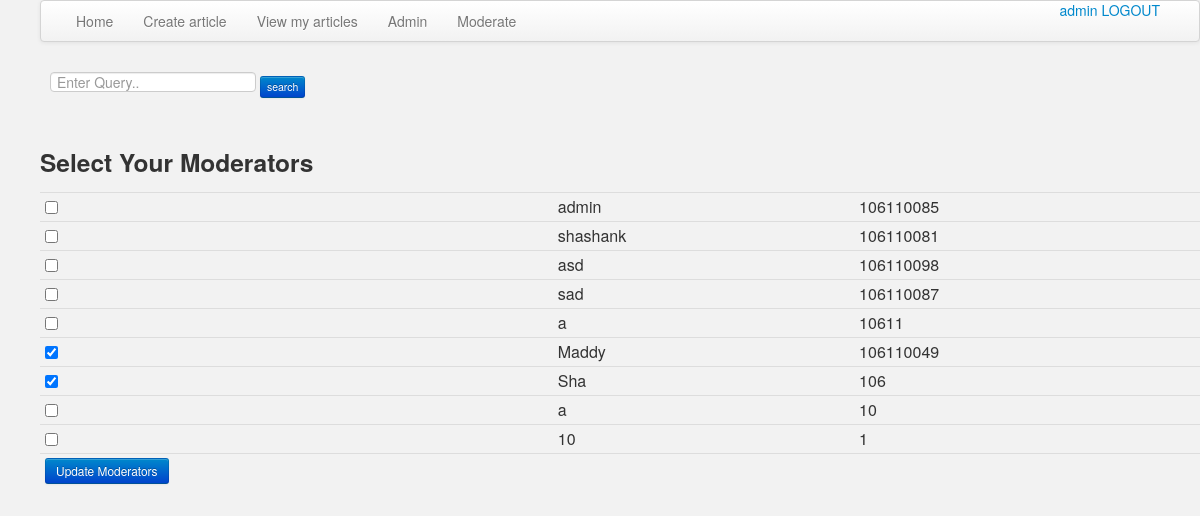
The page /magazine/edit.php?mode=admin (signed in) on the database its author committed.
### tables this page shows
CREATE TABLE IF NOT EXISTS `users` (
  `id` int(11) NOT NULL AUTO_INCREMENT,
  `name` varchar(30) NOT NULL,
  `email` varchar(30) NOT NULL,
  `roll` int(11) NOT NULL,
  `permissions` int(11) NOT NULL,
  `password` varchar(30) NOT NULL,
  PRIMARY KEY (`id`)
);

### magazine/edit.php (the view, shortened to what this page needs)
<link rel='stylesheet' type="text/css" href='css/styles.css'/>
<link rel='stylesheet' type='text/css' href='bootstrap/bootstrap/css/bootstrap.css'/>
<?php
include('header.php');
include('menu.php');
include('searchform.php');
function edit_admin()
{
    echo "<h3>Select Your Moderators</h3>";
    $sql=mysql_query("SELECT *FROM users");
    echo "<table class='table table-condensed'><form action='edit.php' method='post'>";
    while($row=mysql_fetch_array($sql))
    {
        if($row['permissions']==2)
            $val='checked=\'checked\'';
        else $val='';
        echo "<tr><td><input type='checkbox'".$val." name='user[]' value='".$row['id']."'/></td><td>" .$row["name"]."</td><td>".$row['roll']."</td>";
    }
    echo "<tr><td><input type='submit' class='btn btn-small btn-primary' onclick='return disp_confirm()' value='Update Moderators'/></td><td></td><td></td></tr>";
    echo '</table></form>';
}
if(isset($_GET['mode']) && $_GET['mode']==1)
{
    delete_articles();
}
else if(isset($_GET['mode']) && $_GET['mode']=='admin')
{
    if($_SESSION['permissions']==1)
        edit_admin();
    else
        echo 'not enough permission';
}

### rows shown on the page
users: name "admin", roll "106110085"
users: name "shashank", roll "106110081"
users: name "asd", roll "106110098"
users: name "sad", roll "106110087"
users: name "a", roll "10611"
users: name "Maddy", roll "106110049"
users: name "Sha", roll "106"
users: name "a", roll "10"
users: name "10", roll "1"

### other values the page prints
$_SESSION['name'] "admin"
